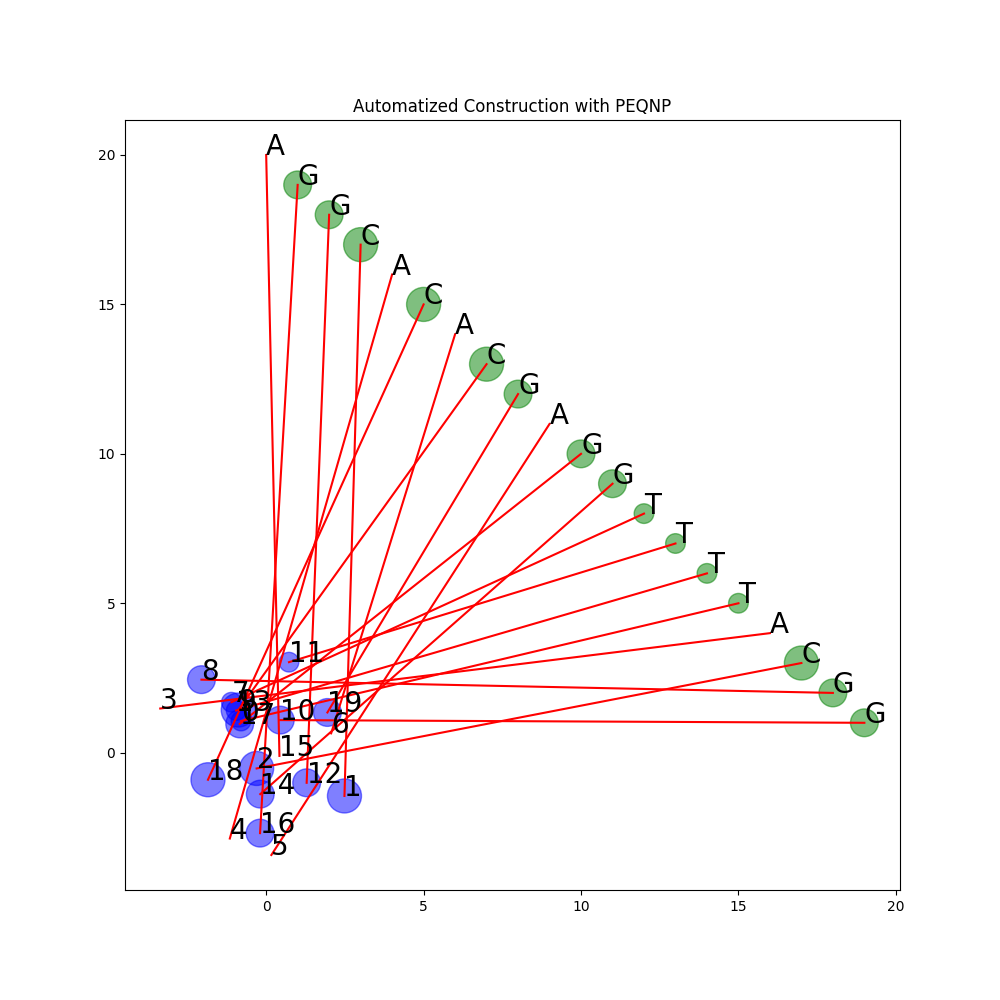

Here is the Python script that generated this plot:
"""
Copyright (c) 2012-2020 PEQNP. all rights reserved. [email redacted]
Permission is hereby granted, free of charge, to any person obtaining a copy
of this software and associated documentation files (the "Software"), to deal
in the Software without restriction, including without limitation the rights
to use, copy, modify, merge, publish, distribute, sublicense, and/or sell
copies of the Software, and to permit persons to whom the Software is
furnished to do so, subject to the following conditions:
The above copyright notice and this permission notice shall be included in all
copies or substantial portions of the Software.
THE SOFTWARE IS PROVIDED "AS IS", WITHOUT WARRANTY OF ANY KIND, EXPRESS OR
IMPLIED, INCLUDING BUT NOT LIMITED TO THE WARRANTIES OF MERCHANTABILITY,
FITNESS FOR A PARTICULAR PURPOSE AND NONINFRINGEMENT. IN NO EVENT SHALL THE
AUTHORS OR COPYRIGHT HOLDERS BE LIABLE FOR ANY CLAIM, DAMAGES OR OTHER
LIABILITY, WHETHER IN AN ACTION OF CONTRACT, TORT OR OTHERWISE, ARISING FROM,
OUT OF OR IN CONNECTION WITH THE SOFTWARE OR THE USE OR OTHER DEALINGS IN THE
SOFTWARE.
"""

import numpy as np
import matplotlib.pyplot as plt
from matplotlib.lines import Line2D
from peqnp import *

if __name__ == '__main__':

    """
    Given a set of pieces and a plane of construction, get the optimal sequence on distance for construct the plane.
    """

    n = 20

    O = np.random.randint(0, 4, size=n)
    I = O.copy()
    np.random.shuffle(I)

    L = np.asarray([(i, (n - i)) for i in range(n)])
    M = np.random.logistic(size=(n, 2))

    Q = np.zeros(shape=(n, n))
    for i in range(n):
        for j in range(n):
            Q[i][j] = np.linalg.norm(L[i] - M[j])

    print(80 * '=')
    print(I)
    print(O)

    opt = 1000
    while True:

        engine(10)

        a, b = matrix_permutation(Q.flatten(), n)
        x, y = permutations(I, n)

        for i in range(n):
            assert y[i] == O[i]
            assert x[i] == a[i]

        assert sum(b) < opt

        if satisfy(turbo=True):
            x = np.vectorize(int)(x)

            fig = plt.figure(figsize=(10, 10))
            plt.title('Automatized Construction with PEQNP')
            ax = fig.add_subplot(111)

            u, v = zip(*L)
            plt.scatter(u, v, c='g', s=O * 200, alpha=0.5)
            u, v = zip(*M[x])
            plt.scatter(u, v, c='b', s=I[x] * 200, alpha=0.5)

            opt = sum(b)
            print(opt)
            for i in range(n):
                if i % n == 0:
                    print(' ')
                print(x[i], end=' ')
                ax.annotate(['A', 'T', 'G', 'C'][O[x][i]], (L[x][i][0], L[x][i][1]), size=20, color='k')
                ax.annotate(x[i], (M[x][i][0], M[x][i][1]), size=20, color='k')
                ax.add_line(Line2D([L[i][0], M[x][i][0]], [L[i][1], M[x][i][1]], c='r'))
            plt.savefig('automatized_construction.png')
            plt.close()
        else:
            break
